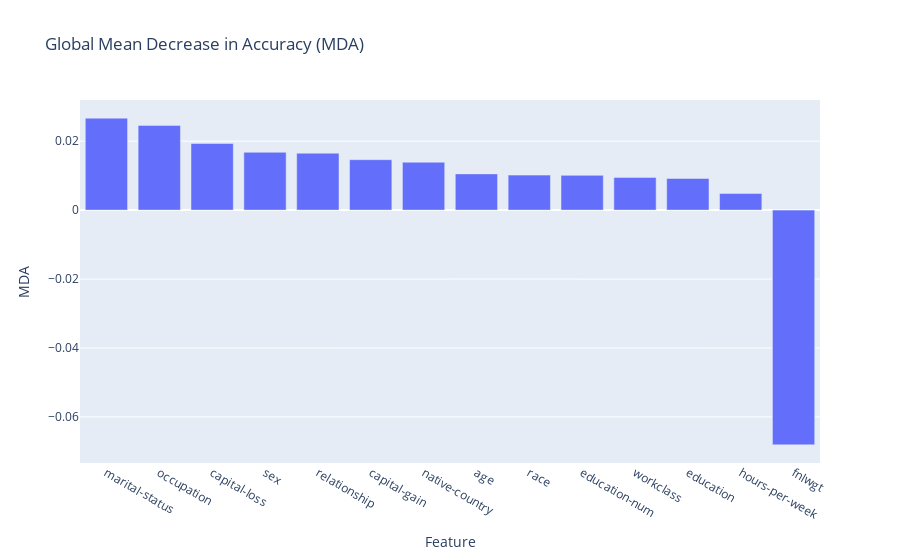

The code cell stored with this chart in its notebook:
### Markdown cell above
## Feature importance (global)

The feature importance information provides insight into the feature[s] which were primary drivers for each of the prediction. This is important to understand in the context of AI bias and discrimination (ex. Sensitive attribute being the primary contribution to a prediction). 

This information is available at the global level (overall model), but can also be extracted at the local level (regional model for each case).

### Code cell
# Extract the global MDA (mean decrease in accuracy)
t.react_into_trainee(action_feature=action_features[0], mda_robust=True, residuals=True)
global_mda = t.get_prediction_stats(action_feature=action_features[0], stats=['mda'])
plot_feature_importances(global_mda, title="Global Mean Decrease in Accuracy (MDA)", yaxis_title="MDA")

### Figure 1 — Plotly figure (JSON) as saved in the notebook; plotly's stock layout.template omitted (floating-point values rounded to 4 significant figures)
{"data": [{"type": "bar", "x": ["marital-status", "occupation", "capital-loss", "sex", "relationship", "capital-gain", "native-country", "age", "race", "education-num", "workclass", "education", "hours-per-week", "fnlwgt"], "y": [0.02668, 0.02458, 0.01934, 0.01677, 0.01652, 0.01462, 0.01389, 0.01051, 0.01015, 0.01008, 0.009495, 0.009173, 0.004807, -0.0681]}], "layout": {"title": {"text": "Global Mean Decrease in Accuracy (MDA)"}, "xaxis": {"anchor": "y", "domain": [0, 1], "title": {"text": "Feature"}}, "yaxis": {"anchor": "x", "domain": [0, 1], "title": {"text": "MDA"}}}}
